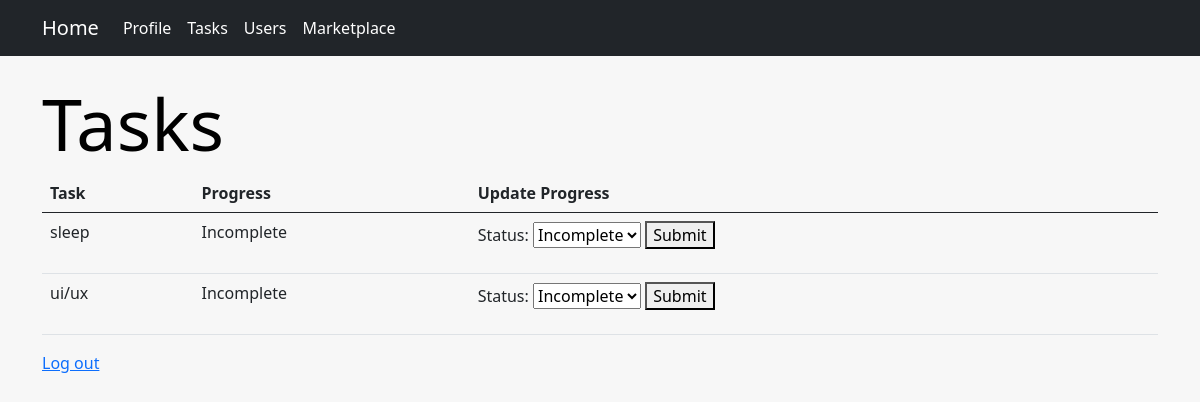
The app's page /main/tasks (signed in), older data.
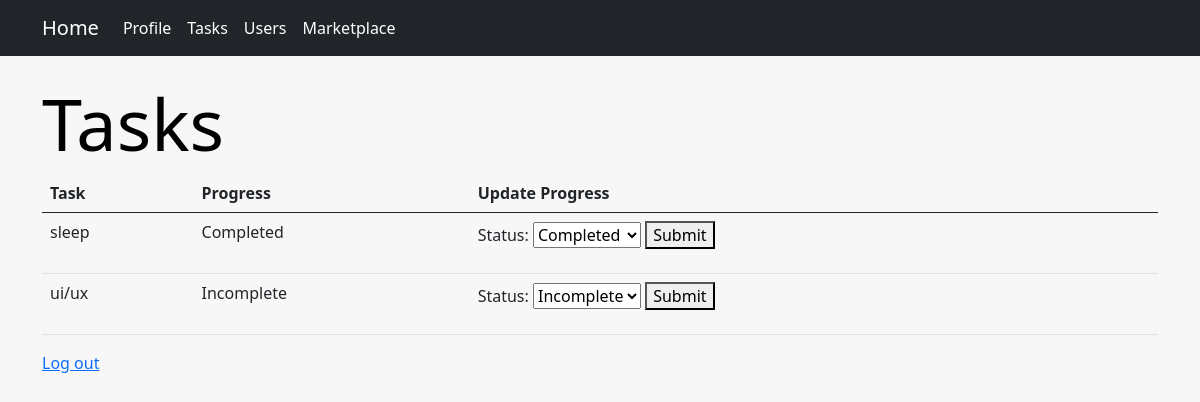
The same page, newer data.
### main/models.py (models this page shows, shortened)
class Task(models.Model):
    STATUS = (
        ('Incomplete', 'Incomplete'),
        ('Ongoing', 'Ongoing'),
        ('Completed', 'Completed'),
    )
    name = models.CharField(max_length = 64)
    description = models.TextField("Description", max_length=600, default='', blank=True)
    points_granted = models.IntegerField()
    status = models.CharField(max_length=100, choices=STATUS, default='Incomplete')

### main/views.py (the view)
# urls.py: path('tasks', views.tasks, name="tasks"),
@login_required(login_url='/main/login')
def tasks(request):
    current_user = CustomUser.objects.get(user=request.user)
    tasks = current_user.tasks.all()
    return render(request, 'main/tasks.html', {
        "user": current_user,
        "tasks": tasks
    })

### main/templates/main/tasks.html (shortened to what this page needs)
{% extends "main/layout.html" %}
{% block body %}
    <div class="container">
        <h1 class="display-2">Tasks</h1>
        <table class="table">
          <thead>
            <tr>
              <th scope="col">Task</th>
              <th scope="col">Progress</th>
              <th scope="col">Update Progress</th>
            </tr>
          </thead>
          <tbody>
            {% for task in tasks %}
            <tr>
              <td scope="row">{{ task.name }}</th>
              <td>{{ task.status }}</td>
              <td>
                <form action="{% url 'main:edit_task' %}" method="post">
                  <label for="status">Status:</label>
                    <select name='task_status' id="status">
                      <option {% if task.status == "Incomplete" %} selected {% endif %}>Incomplete</option>
                      <option {% if task.status == "Completed" %} selected {% endif %}>Completed</option>
                    </select>
                  <button value='{{ task.id }}' name='task_id' type='submit'>Submit</button>
                </form>
              </td>
            </tr>
            {% endfor %}
          </tbody>
        </table>
        <a href="{% url 'main:logout' %}">Log out</a>
    </div>
{% endblock %}

### main/templates/main/layout.html (shortened to what this page needs)
{% load static %}
<!DOCTYPE = html>
<html language = "en">
    <head>
        <link href="https://cdn.jsdelivr.net/npm/bootstrap@5.0.2/dist/css/bootstrap.min.css" rel="stylesheet"
>
        <link href="{% static 'styles.css' %}" rel="stylesheet">
    </head>
    <body>
        <div class = "container-xxl">
            <nav class="navbar navbar-expand-lg navbar-dark bg-dark fixed-top">
                <div class="container-xl" margin-top=0px>
                    <a class="navbar-brand" href="{% url 'main:index' %}">Home</a>
                    <nav class="collapse navbar-collapse" id="navbarSupportedContent">
                        <ul class="navbar-nav me-auto mb-2 mb-lg-0">
                            <li class="nav-item">
                                <a class="nav-link active" aria-current="page" href="{% url 'main:profile' %}">Profile</a>
                            </li>
                            <li class="nav-item">
                                <a class="nav-link active" aria-current="page" href="{% url 'main:tasks' %}">Tasks</a>
                            </li>
                            <li class="nav-item">
                                <a class="nav-link active" aria-current="page" href="{% url 'main:users' %}">Users</a>
                            </li>
                            <li class="nav-item">
                                <a class="nav-link active" aria-current="page" href="{% url 'main:marketplace' %}">Marketplace</a>
                            </li>
                        </ul>
                    </div>
                </div>
        <div class = "container-xxl body-container">
            {% block body%}
            {% endblock %}
        </div class>
    </body>
</html>

### main/static/styles.css (style rules this page uses)
body { font-family: var(--bs-font-sans-serif); background-color: #f7f7f7; color: #000000; }
.body-container { margin-top: 5rem !important; margin-bottom: 1.5rem !important; }

Row changes from the older to the newer data that the page shows:
changed Task "sleep": status "Incomplete" → "Completed"; task_status "Incomplete" → "Completed"
